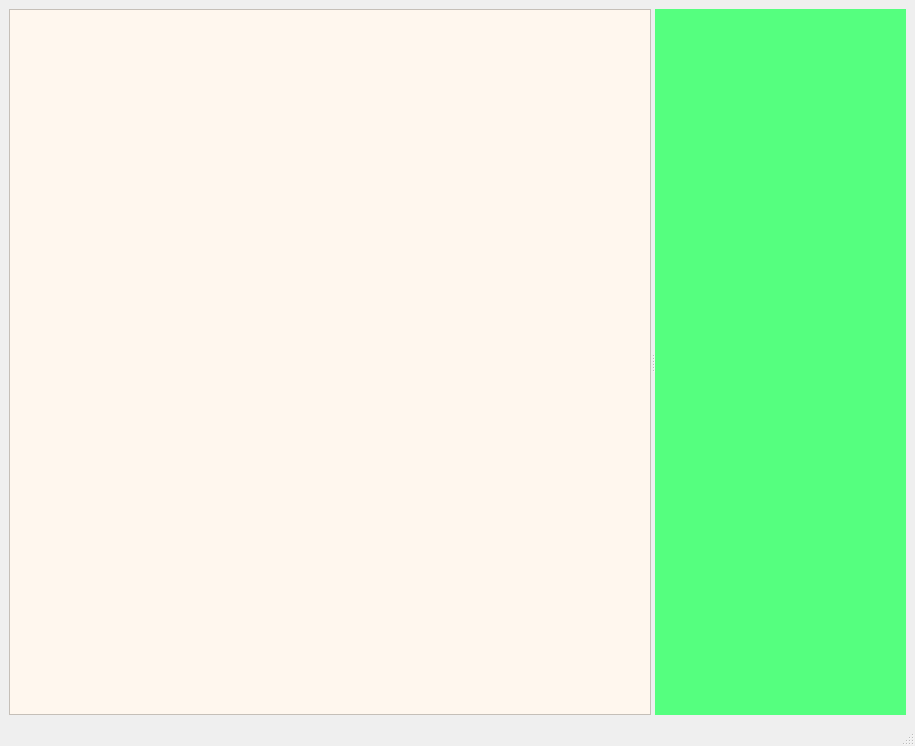
<?xml version="1.0" encoding="UTF-8"?>
<ui version="4.0">
 <class>MainWindow</class>
 <widget class="QMainWindow" name="MainWindow">
  <property name="geometry">
   <rect>
    <x>0</x>
    <y>0</y>
    <width>915</width>
    <height>746</height>
   </rect>
  </property>
  <property name="sizePolicy">
   <sizepolicy hsizetype="Expanding" vsizetype="Expanding">
    <horstretch>0</horstretch>
    <verstretch>0</verstretch>
   </sizepolicy>
  </property>
  <property name="windowTitle">
   <string>MainWindow</string>
  </property>
  <widget class="QWidget" name="centralwidget">
   <layout class="QVBoxLayout" name="verticalLayout">
    <item>
     <widget class="QSplitter" name="splitter">
      <property name="orientation">
       <enum>Qt::Orientation::Horizontal</enum>
      </property>
      <widget class="QWidget" name="leftWidget" native="true">
       <property name="styleSheet">
        <string notr="true">
background-color: rgb(255, 247, 238);</string>
       </property>
       <layout class="QVBoxLayout" name="verticalLayout_2">
        <property name="spacing">
         <number>0</number>
        </property>
        <property name="leftMargin">
         <number>0</number>
        </property>
        <property name="topMargin">
         <number>0</number>
        </property>
        <property name="rightMargin">
         <number>0</number>
        </property>
        <property name="bottomMargin">
         <number>0</number>
        </property>
        <item>
         <widget class="QTreeView" name="treeView"/>
        </item>
       </layout>
      </widget>
      <widget class="QWidget" name="widget" native="true">
       <property name="styleSheet">
        <string notr="true">background-color: rgb(85, 255, 127);</string>
       </property>
      </widget>
     </widget>
    </item>
   </layout>
  </widget>
  <widget class="QMenuBar" name="menubar">
   <property name="geometry">
    <rect>
     <x>0</x>
     <y>0</y>
     <width>915</width>
     <height>25</height>
    </rect>
   </property>
  </widget>
  <widget class="QStatusBar" name="statusbar"/>
 </widget>
 <resources/>
 <connections/>
</ui>
